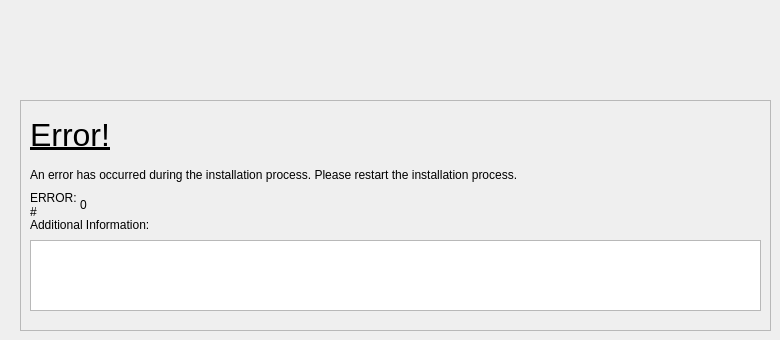
      <widget class="QWidget" name="page_error">
       <widget class="QFrame" name="frame_6">
        <property name="geometry">
         <rect>
          <x>20</x>
          <y>100</y>
          <width>751</width>
          <height>231</height>
         </rect>
        </property>
        <property name="frameShape">
         <enum>QFrame::StyledPanel</enum>
        </property>
        <property name="frameShadow">
         <enum>QFrame::Raised</enum>
        </property>
        <widget class="QLabel" name="label_14">
         <property name="geometry">
          <rect>
           <x>10</x>
           <y>10</y>
           <width>521</width>
           <height>51</height>
          </rect>
         </property>
         <property name="text">
          <string>&lt;html&gt;&lt;head/&gt;&lt;body&gt;&lt;p&gt;&lt;span style=&quot; font-size:24pt; text-decoration: underline;&quot;&gt;Error!&lt;/span&gt;&lt;/p&gt;&lt;/body&gt;&lt;/html&gt;</string>
         </property>
        </widget>
        <widget class="QLabel" name="label_15">
         <property name="geometry">
          <rect>
           <x>10</x>
           <y>60</y>
           <width>701</width>
           <height>31</height>
          </rect>
         </property>
         <property name="text">
          <string>&lt;html&gt;&lt;head/&gt;&lt;body&gt;&lt;p&gt;An error has occurred during the installation process. Please restart the installation process.&lt;/p&gt;&lt;/body&gt;&lt;/html&gt;</string>
         </property>
         <property name="wordWrap">
          <bool>true</bool>
         </property>
        </widget>
        <widget class="QLabel" name="label_16">
         <property name="geometry">
          <rect>
           <x>10</x>
           <y>90</y>
           <width>51</width>
           <height>31</height>
          </rect>
         </property>
         <property name="text">
          <string>&lt;html&gt;&lt;head/&gt;&lt;body&gt;&lt;p&gt;ERROR:  #&lt;/p&gt;&lt;/body&gt;&lt;/html&gt;</string>
         </property>
         <property name="wordWrap">
          <bool>true</bool>
         </property>
        </widget>
        <widget class="QLabel" name="label_errorCode">
         <property name="geometry">
          <rect>
           <x>60</x>
           <y>90</y>
           <width>51</width>
           <height>31</height>
          </rect>
         </property>
         <property name="text">
          <string>&lt;html&gt;&lt;head/&gt;&lt;body&gt;&lt;p&gt;0&lt;/p&gt;&lt;/body&gt;&lt;/html&gt;</string>
         </property>
         <property name="wordWrap">
          <bool>true</bool>
         </property>
        </widget>
        <widget class="QLabel" name="label_17">
         <property name="geometry">
          <rect>
           <x>10</x>
           <y>110</y>
           <width>141</width>
           <height>31</height>
          </rect>
         </property>
         <property name="text">
          <string>&lt;html&gt;&lt;head/&gt;&lt;body&gt;&lt;p&gt;Additional Information:&lt;/p&gt;&lt;/body&gt;&lt;/html&gt;</string>
         </property>
         <property name="wordWrap">
          <bool>true</bool>
         </property>
        </widget>
        <widget class="QTextBrowser" name="textBrowser_3">
         <property name="geometry">
          <rect>
           <x>10</x>
           <y>140</y>
           <width>731</width>
           <height>71</height>
          </rect>
         </property>
        </widget>
       </widget>
      </widget>
